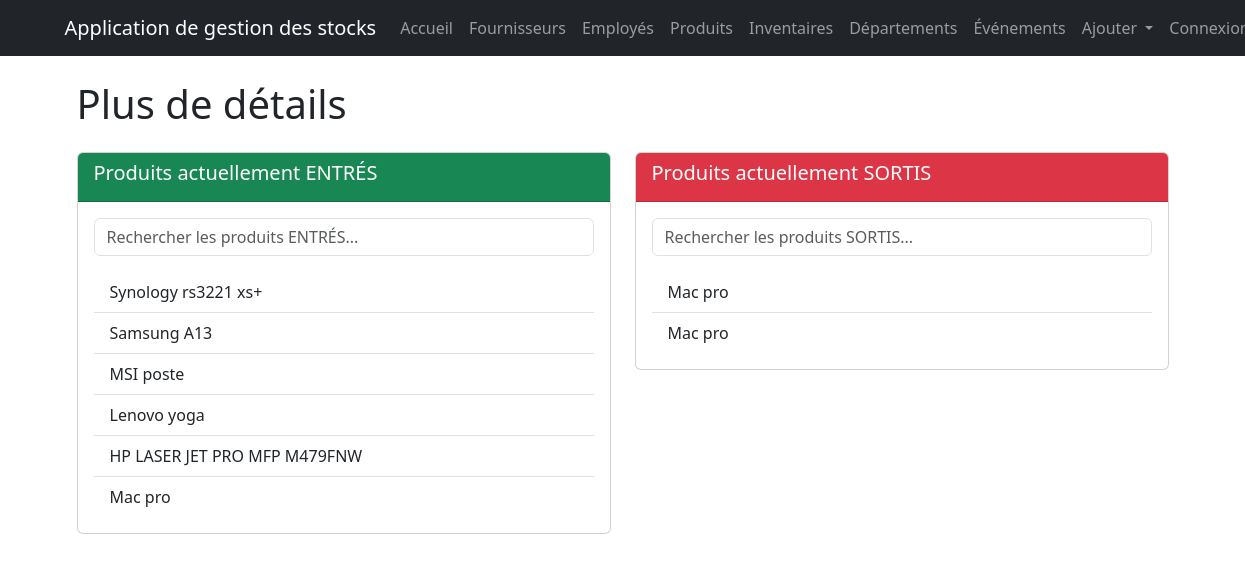
The page /plus-de-details/ on the database its author committed.
### BeyondComV2/models.py (models this page shows, shortened)
class Inventaire(models.Model):
    inventaire_id = models.AutoField(primary_key=True)
    produit = models.ForeignKey(Produit, on_delete=models.CASCADE)
    etat_InOut_choices = [
        ('IN', 'IN'),
        ('OUT', 'OUT'),
    ]
    etat_InOut = models.CharField(max_length=20, choices=etat_InOut_choices, default='IN')
    date_in = models.DateField()
    quantite_produit = models.IntegerField()
    old_quantity = models.IntegerField(null=True, blank=True)  # New field
    last_updated = models.DateTimeField(auto_now=True)
    state_choices = [
        ('On', 'On'),
        ('Off', 'Off'),
        ('Maintenance', 'Maintenance')
    ]
    state = models.CharField(max_length=20, choices=state_choices, default='On')

class Produit(models.Model):
    produit_id = models.AutoField(primary_key=True)
    produit_name = models.CharField(max_length=100)
    category = models.CharField(max_length=100)
    code_bar = models.CharField(max_length=32, unique=True, editable=False)
    prix = models.DecimalField(max_digits=12, decimal_places=2)
    description = models.TextField()
    fournisseur = models.ForeignKey('Fournisseur', on_delete=models.CASCADE)
    departement = models.ForeignKey('Departement', on_delete=models.SET_NULL, null=True)
    warranty_period = models.IntegerField(null=True, blank=True)  # in months
    warranty_start_date = models.DateTimeField(null=True, blank=True)
    warranty_end_date = models.DateTimeField(null=True, blank=True)
    warranty_isValid = models.BooleanField(default=False)

### BeyondComV2/views.py (the view)
# urls.py: path('plus-de-details/', plus_de_details, name='plus_de_details'),
def plus_de_details(request):
    current_in_products = Inventaire.objects.filter(etat_InOut='IN')
    current_out_products = Inventaire.objects.filter(etat_InOut='OUT')
    all_out_products = Inventaire.objects.filter(etat_InOut='OUT')
    return render(request, 'BeyondComV2/plus_de_details.html', {
        'current_in_products': current_in_products,
        'current_out_products': current_out_products,
        'all_out_products': all_out_products,
    })

### BeyondComV2/models.py (called while the page is built)
    def handle_event_pre_date(self):
        try:
            with transaction.atomic():
                products_to_update = self.list_of_products.filter(etat_InOut='IN')
                if products_to_update.exists():
                    for inventaire in products_to_update:
                        inventaire.etat_InOut = 'OUT'
                        inventaire.save()
                    print(f"Products moved OUT for event: {self.event_name}")
                return True
        except Exception as e:
            print(f"Error in handle_event_pre_date: {str(e)}")
            return False

    def handle_event_post_date(self):
        try:
            with transaction.atomic():
                products_to_update = self.list_of_products.filter(etat_InOut='OUT')
                if products_to_update.exists():
                    for inventaire in products_to_update:
                        inventaire.etat_InOut = 'IN'
                        inventaire.save()
                    print(f"Products moved IN for event: {self.event_name}")
                return True
        except Exception as e:
            print(f"Error in handle_event_post_date: {str(e)}")
            return False

    def save(self, *args, **kwargs):
        is_new = self.pk is None
        super().save(*args, **kwargs)
        if is_new:
            current_time = timezone.now()
            if current_time >= self.event_pre_date:
                self.handle_event_pre_date()
            if current_time >= self.event_post_date:
                self.handle_event_post_date()

### BeyondComV2/templates/BeyondComV2/plus_de_details.html (shortened to what this page needs)
{% extends 'BeyondComV2/base.html' %}
{% block content %}
<div class="container">
    <h1 class="mb-4">Plus de détails</h1>
    <div class="row">
        <div class="col-md-6">
            <div class="card mb-4">
                <div class="card-header bg-success text-white">
                    <h3 class="card-title h5">Produits actuellement ENTRÉS</h3>
                </div>
                <div class="card-body">
                    <input type="text" class="form-control mb-3" id="searchIn" placeholder="Rechercher les produits ENTRÉS...">
                    <ul class="list-group list-group-flush" id="currentInList">
                        {% for inventory in current_in_products %}
                        <li class="list-group-item">{{ inventory.produit.produit_name }}</li>
                        {% endfor %}
                    </ul>
                </div>
            </div>
        </div>
        <div class="col-md-6">
            <div class="card mb-4">
                <div class="card-header bg-danger text-white">
                    <h3 class="card-title h5">Produits actuellement SORTIS</h3>
                </div>
                <div class="card-body">
                    <input type="text" class="form-control mb-3" id="searchOut" placeholder="Rechercher les produits SORTIS...">
                    <ul class="list-group list-group-flush" id="currentOutList">
                        {% for inventory in current_out_products %}
                        <li class="list-group-item">{{ inventory.produit.produit_name }}</li>
                        {% endfor %}
                    </ul>
                </div>
            </div>
        </div>
    </div>
</div>
{% endblock %}

### rows shown on the page
Inventaire: produit.produit_name "Synology rs3221 xs+"
Inventaire: produit.produit_name "Samsung A13"
Inventaire: produit.produit_name "MSI poste"
Inventaire: produit.produit_name "Lenovo yoga"
Inventaire: produit.produit_name "HP LASER JET PRO MFP M479FNW"
Inventaire: produit.produit_name "Mac pro"
Inventaire: produit.produit_name "Mac pro"
Inventaire: produit.produit_name "Mac pro"
